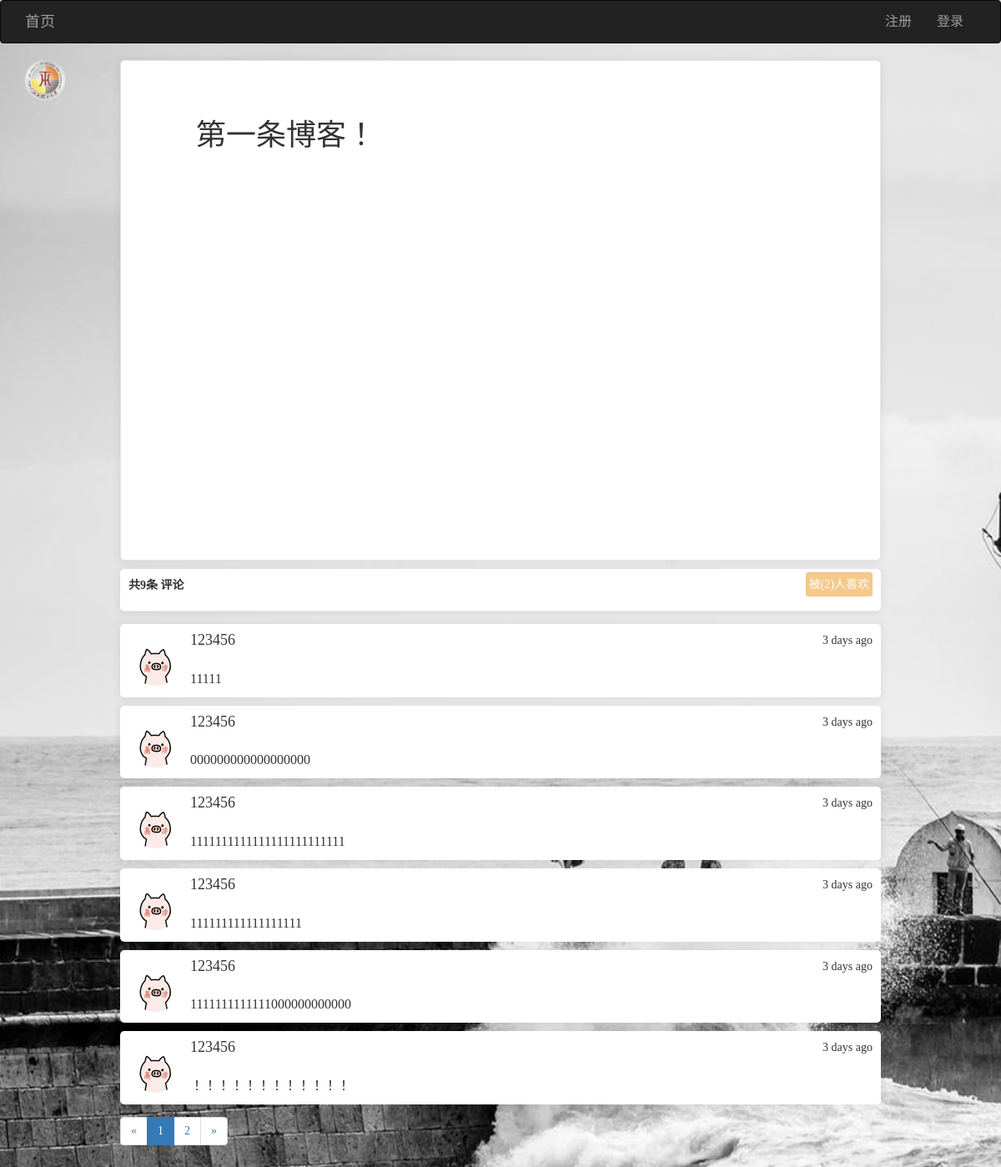
The page /posts/post_show/111/ on the database as committed earlier.
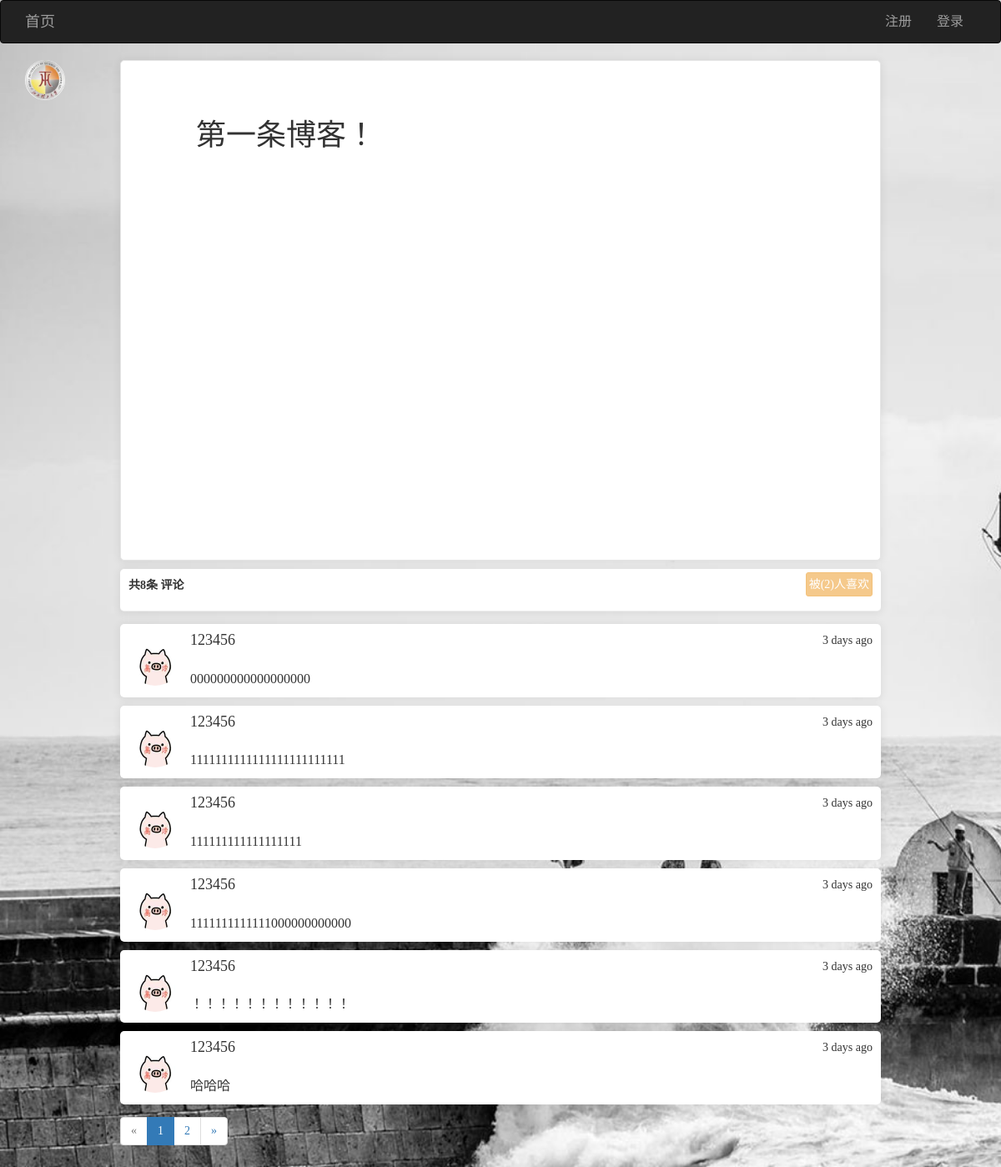
The same page on the database as committed later.
### app/models/users.py (models this page shows, shortened)
class User(UserMixin, db.Model):
    __tablename__ = 'users'
    id = db.Column(db.Integer, primary_key=True)
    username = db.Column(db.String(64), unique=True)
    password_hash = db.Column(db.String(128))
    email = db.Column(db.String(128), unique=True)
    confirmed = db.Column(db.Boolean, default=False)
    icon = db.Column(db.String(64), default='default.jpg')
    name = db.Column(db.String(64))
    location = db.Column(db.String(64))
    about_me = db.Column(db.Text())
    member_since = db.Column(db.DateTime(), default=datetime.utcnow)
    last_seen = db.Column(db.DateTime(), default=datetime.utcnow)
    posts = db.relationship('Posts', backref='user', lazy='dynamic', cascade='all, delete-orphan')
    favorites = db.relationship('Posts', secondary="collections", backref=db.backref('users', lazy='dynamic'), lazy='dynamic')
    comments = db.relationship('Comment', backref='user', lazy='dynamic', cascade='all, delete-orphan')
    @property
    def password(self):
        raise AttributeError('密码不可读')

### app/models/posts.py (models this page shows, shortened)
class Posts(db.Model):
    __tablename__ = 'posts'
    id = db.Column(db.Integer, primary_key=True)
    rid = db.Column(db.Integer, index=True, default=0)
    content = db.Column(db.Text)
    timestamp = db.Column(db.DateTime, default=datetime.utcnow)
    uid = db.Column(db.Integer, db.ForeignKey('users.id', ondelete='CASCADE'))
    comments = db.relationship('Comment', backref='post', lazy='dynamic', cascade='all, delete-orphan')
    body_html = db.Column(db.Text)
    body_text = db.Column(db.Text)

### app/models/comments.py (models this page shows, shortened)
class Comment(db.Model):
    __tablename__ = 'comments'
    id = db.Column(db.Integer, primary_key=True)
    body = db.Column(db.Text)
    body_html = db.Column(db.Text)
    timestamp = db.Column(db.DateTime, index=True, default=datetime.utcnow)
    disabled = db.Column(db.Boolean)
    user_id = db.Column(db.Integer, db.ForeignKey('users.id', ondelete='CASCADE'))
    post_id = db.Column(db.Integer, db.ForeignKey('posts.id', ondelete='CASCADE'))

### app/views/posts.py (the view)
@posts.route('/post_show/<int:id>/', methods=['GET', 'POST'])
def post_show(id):
    post = Posts.query.get_or_404(id)
    form = CommentForm()
    if form.validate_on_submit():
        comment = Comment(body=form.body.data, post=post, user=current_user._get_current_object())
        db.session.add(comment)
        db.session.commit()
        flash('评论成功')
        return redirect(url_for('posts.post_show', id=post.id, page=-1))
    page = request.args.get('page', 1, type=int)  # 用户想查看第几页
    if page == -1:
        page = (post.comments.count() - 1) // 6 + 1
    pagination = post.comments.order_by(Comment.timestamp.asc()).paginate(page, per_page=6, error_out=False)
    comments = pagination.items
    return render_template('posts/post_show.html', post=post, form=form, comments=comments, pagination=pagination, count=post.comments.count(), fav_count=post.rid)

### app/views/user.py (called while the page is built)
@user.before_app_request
def before_request():
    if current_user.is_authenticated:
        current_user.ping()

### app/templates/posts/post_show.html (shortened to what this page needs)
{% extends 'commons/base.html' %}
{% from 'commons/macro.html' import pagination_show %}
{% block styles %}
    {{ super() }}
{% endblock %}
{% block page_content %}
    <img style="width: 48px; height: 48px; border-radius: 50%; float: left;" src="{{ url_for('static', filename='uploads/' + post.user.icon) }}" alt="...">
    <div class="content">
        {% if post.body_html %}
            {{ post.body_html | safe }}
        {% else %}
            {{ post.content }}
        {% endif %}
    </div>
    <div class="content2">
        <form method="post" style="box-shadow: 0 1px 10px 2px rgba(0, 0, 0, .06); border-radius: 5px; padding: 10px; padding-bottom: 15px; border-bottom: 1px solid #eee; background: white">
            {{ form.hidden_tag() }}<b>共{{ count }}条</b>
            {{ form.body.label }}
            {% if current_user.is_authenticated %}
                {% if current_user.username != post.user.username %}
                    <span class="btn btn-warning btn-sm" style="float: right; margin-top: -6px; font-size: 14px; padding: 3px;">
                        <span class="collect" url="{{ url_for('posts.collect', pid=post.id) }}">
                            {% if current_user.is_favorite(post.id) %}
                                取消喜欢
                            {% else %}
                                喜欢
                            {% endif %}
                        </span>
                        (<span class="collect_count">{{ fav_count }}</span>)
                    </span>
                {% else %}
                    <span class="btn btn-warning btn-sm disabled" style="float: right; margin-top: -6px; font-size: 14px; padding: 3px;">被({{ fav_count }})人喜欢</span>
                {% endif %}
            {% else %}
                <span class="btn btn-warning btn-sm disabled" style="float: right; margin-top: -6px; font-size: 14px; padding: 3px;">被({{ fav_count }})人喜欢</span>
            {% endif %}
        </form>
        {% for comment in comments %}
            <div class="media" style="box-shadow: 0 1px 10px 2px rgba(0, 0, 0, .06); border-radius: 5px; padding: 10px; margin-bottom: -5px; background: white">
                <div class="media-left">
                    <a href="{{ url_for('user.user_info', username=comment.user.username) }}" target="_blank">
                        <img class="media-object" style="width: 64px; height: 64px; border-radius: 50%" src="{{ url_for('static', filename='uploads/' + comment.user.icon) }}" alt="...">
                    </a>
                </div>
                <div class="media-body">
                    <div style="float: right">{{ moment(comment.timestamp).fromNow() }}</div>
                    <h4 class="media-heading">{{ comment.user.username }}</h4><br>
                    <span style="max-width: 950px; font-size: 16px">
                        {% if comment.body_html %}
                            {{ comment.body_html | safe }}
                        {% else %}
                            {{ comment.body }}
                        {% endif %}
                    </span>
                </div>
            </div>
        {% endfor %}
        {{ pagination_show(pagination,'posts.post_show',pid=post.id) }}
    </div>
{% endblock %}

### app/templates/commons/base.html (shortened to what this page needs)
{% extends 'bootstrap/base.html' %}
{% import 'bootstrap/wtf.html' as wtf %}
{% block navbar %}
    <nav class="navbar navbar-inverse" style="-webkit-user-select: none; font-size: 16px;">
        <div class="container">
            <div class="navbar-header">
                <a class="navbar-brand" href="{{ url_for('main.index') }}">首页</a>
            </div>
            <div class="collapse navbar-collapse">
                <ul class="nav navbar-nav navbar-right">
                    {% if current_user.is_authenticated %}
                        <li>
                            <a href="{{ url_for('user.index', username=current_user.username) }}">
                                <img style="width: 36px; height: 36px; border-radius: 50%; float: left; margin-top: -8px" src="{{ url_for('static', filename='uploads/' + current_user.icon) }}" alt="...">
                            </a>
                        </li>
                        <li class="dropdown">
                            <a href="#" class="dropdown-toggle" data-toggle="dropdown" role="button" aria-haspopup="true"
                               aria-expanded="false">你好, {{ current_user.username }} <span class="caret"></span></a>
                            <ul class="dropdown-menu">
                                <li><a href="{{ url_for('user.index', username=current_user.username) }}" target="_blank">个人中心</a></li>
                                <li><a href="{{ url_for('user.change_password', username=current_user.username) }}">修改密码</a></li>
                                <li><a href="{{ url_for('user.logout') }}">退出</a></li>
                            </ul>
                        </li>
                    {% else %}
                        <li><a href="{{ url_for('user.register') }}">注册</a></li>
                        <li><a href="{{ url_for('user.login') }}">登录</a></li>
                    {% endif %}
                </ul>
            </div>
        </div>
    </nav>
{% endblock %}
{% block content %}
    <div class="container">
        {% block page_content %}
        {% endblock %}
    </div>
{% endblock %}
{% block styles %}
    {{ super() }}
{% endblock %}

### app/templates/commons/macro.html
{% macro pagination_show(pagination,endpoint,uname,pid) %}
    <nav aria-label="Page navigation">
        <ul class="pagination">
            <li {% if not pagination.has_prev %}class="disabled" {% endif %}>
                <a href="{% if pagination.has_prev %}{{ url_for(endpoint,uname=uname,id=pid,username=uname,page=pagination.prev_num,**kwargs) }}{% else %}javascript:;{% endif %}"
                   aria-label="Previous">
                    <span aria-hidden="true">&laquo</span>
                </a>
            </li>
            {% for p in pagination.iter_pages() %}
                {% if p %}
                    <li {% if pagination.page==p %}class="active">
                            <a href="javascript:;">{{ p }}</a>
                        {% else %}>
                            <a href="{{ url_for(endpoint,uname=uname,id=pid,username=uname,page=p,**kwargs) }}">{{ p }}</a>
                        {% endif %}
                    </li>
                {% else %}
                    <li class="disabled"><a href="javascript:;" style="cursor: default">&hellip;</a></li>
                {% endif %}
            {% endfor %}
            <li {% if not pagination.has_next %}class="disabled" {% endif %}>
                <a href="
                        {% if pagination.has_next %}{{ url_for(endpoint,uname=uname,id=pid,username=uname,page=pagination.next_num,**kwargs) }}{% else %}javascript:;{% endif %}"
                   aria-label="Previous">
                    <span aria-hidden="true">&raquo</span>
                </a>
            </li>
        </ul>
    </nav>
{% endmacro %}

### app/templates/commons/base.html (style rules this page uses)
body { font-family: "田氏宋体旧字形"; -webkit-user-select: none; background-image: url(/images/1214885.jpg); -webkit-background-size: cover; -o-background-size: cover; background-size: cover; z-index: -2; }

### app/templates/posts/post_show.html (style rules this page uses)
.content { width: 80%; min-height: 600px; padding: 50px 90px; word-wrap: break-word; word-break: break-all; border: 1px solid #e5e5e5; box-shadow: 0 1px 10px 2px rgba(0, 0, 0, .06); margin: auto; margin-bottom: 10px; border-radius: 5px; background: white; }
body { -webkit-user-select: auto; }
.content2 { width: 80%; margin: auto; }

Rows that differ between the two databases and show on the page:
removed Comment: icon (picture), timestamp "3 days ago", user.username "123456", body_html "11111"
now on this page (row unchanged): Comment: icon (picture), timestamp "3 days ago", user.username "123456", body_html "哈哈哈"
Other text that changed with them:
{{ count }}: "9" → "8"
